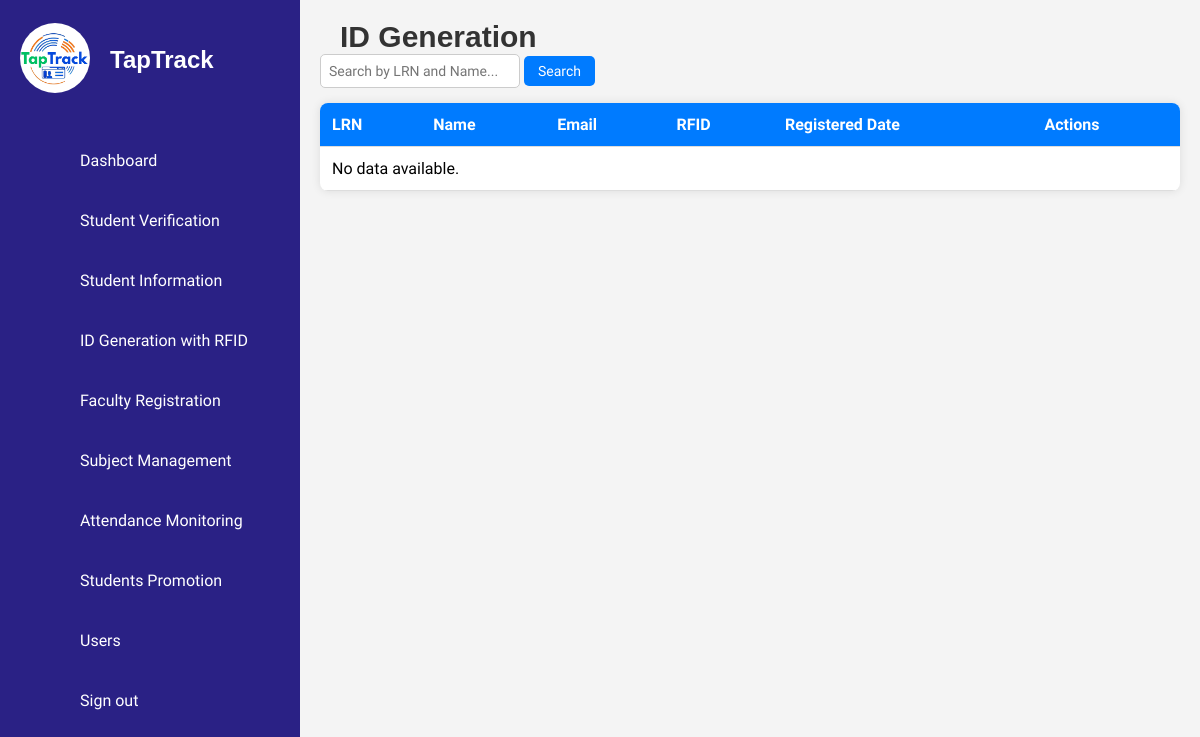
/ISIERA/id_generate.php (signed in), run on an earlier commit of the app's database.
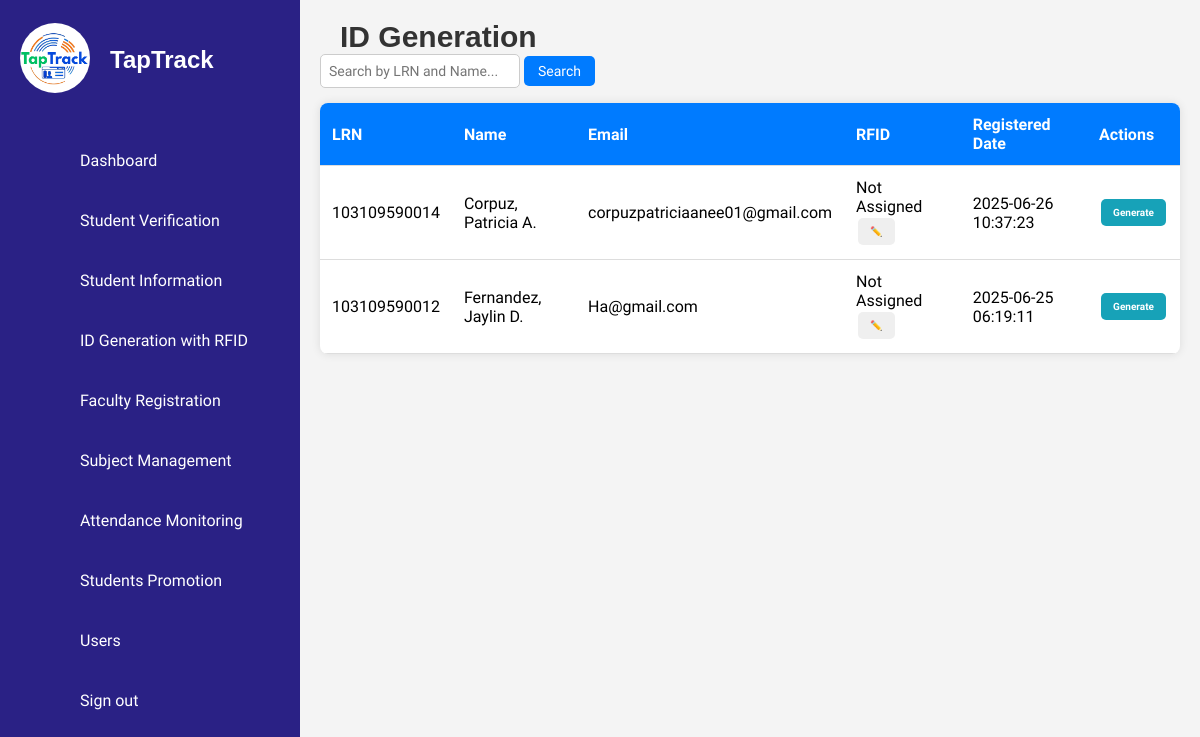
And on a later commit of the database.
### tables this page shows
CREATE TABLE `students` (
  `id` int(11) NOT NULL,
  `first_name` varchar(50) NOT NULL,
  `middle_name` varchar(50) DEFAULT NULL,
  `last_name` varchar(50) NOT NULL,
  `lrn` varchar(12) NOT NULL,
  `date_of_birth` date NOT NULL,
  `gender` enum('Male','Female') NOT NULL,
  `citizenship` varchar(50) NOT NULL,
  `address` text NOT NULL,
  `contact_number` varchar(15) NOT NULL,
  `email` varchar(100) NOT NULL,
  `guardian_name` varchar(100) NOT NULL,
  `guardian_contact` varchar(15) NOT NULL,
  `guardian_address` varchar(250) NOT NULL,
  `guardian_relationship` varchar(50) NOT NULL,
  `elementary_school` varchar(100) NOT NULL,
  `year_graduated` year(4) NOT NULL,
  `birth_certificate` varchar(255) NOT NULL,
  `id_photo` varchar(255) NOT NULL,
  `good_moral` varchar(255) DEFAULT NULL,
  `student_signature` varchar(255) NOT NULL,
  `section` varchar(50) DEFAULT NULL,
  `school_year` varchar(9) NOT NULL,
  `grade_level` varchar(20) DEFAULT NULL,
  `student_type` enum('Regular Student','STI Student') DEFAULT NULL,
  `verified_at` timestamp NOT NULL DEFAULT current_timestamp(),
  `created_at` timestamp NOT NULL DEFAULT current_timestamp(),
  `rfid` varchar(50) DEFAULT NULL,
  `mobile_verified` tinyint(1) DEFAULT 0
);

### ISIERA/id_generate.php (the view, shortened to what this page needs)
<?php
include 'db_connection.php';
$sql = "SELECT lrn, first_name, middle_name, last_name, email, rfid, created_at, student_type, section, grade_level
        FROM students
        WHERE 1=1";
$sql .= " ORDER BY LOWER(last_name), LOWER(first_name), LOWER(middle_name)";
$result = mysqli_query($conn, $sql);
$students = [];
while ($row = mysqli_fetch_assoc($result)) {
    $students[] = $row;
}
function capitalizeNamePart($name) {
    return mb_convert_case($name, MB_CASE_TITLE, "UTF-8");
}
?>
<!DOCTYPE html>
<html lang="en">
<head>
    <link rel="stylesheet" href="assets/css/style.css" />
    <link rel="stylesheet" href="assets/css/ids.css" />
    <link rel="stylesheet" href="assets/css/rfid.css" />
</head>
<body>
<?php include('sidebar.php'); ?>
<div class="main-content">
    <h2>ID Generation</h2>
    <div class="search-container">
        <form id="searchForm" onsubmit="return handleSearch(event)">
            <input type="text" id="searchInput" placeholder="Search by LRN and Name...">
            <button type="submit">Search</button>
        </form>
    </div>
    <table class="student-table">
        <thead>
            <tr>
                <th>LRN</th>
                <th>Name</th>
                <th>Email</th>
                <th>RFID</th>
                <th>Registered Date</th>
                <th>Actions</th>
            </tr>
        </thead>
        <tbody id="studentTableBody">
            <?php if (count($students) > 0): ?>
                <?php foreach ($students as $row): ?>
                    <?php
                        $lastName = capitalizeNamePart($row['last_name']);
                        $firstName = capitalizeNamePart($row['first_name']);
                        $middleInitial = $row['middle_name'] ? strtoupper(mb_substr($row['middle_name'], 0, 1)) . '.' : '';
                        $full_name = "$lastName, $firstName" . ($middleInitial ? " $middleInitial" : '');
                    ?>
                    <tr>
                        <td><?= htmlspecialchars($row['lrn']) ?></td>
                        <td><?= htmlspecialchars($full_name) ?></td>
                        <td><?= htmlspecialchars($row['email']) ?></td>
                        <td>
                            <span class="rfid-value" data-lrn="<?= htmlspecialchars($row['lrn']) ?>">
                                <?= htmlspecialchars($row['rfid'] ?? 'Not Assigned') ?>
                            </span>
                            <button class="edit-rfid-btn" data-lrn="<?= htmlspecialchars($row['lrn']) ?>">✏️</button>
                        </td>
                        <td><?= htmlspecialchars($row['created_at']) ?></td>
                        <td>
                            <button class="generate-btn" data-lrn="<?= htmlspecialchars($row['lrn']) ?>">Generate</button>
                        </td>
                    </tr>
                <?php endforeach; ?>
            <?php else: ?>
                <tr><td colspan="6">No data available.</td></tr>
            <?php endif; ?>
        </tbody>
    </table>
</div>
</body>
</html>

What changed in the data, as far as the page shows it:
added students: lrn "103109590014", full_name "Corpuz, Patricia A.", email "corpuzpatriciaanee01@gmail.com", rfid "Not Assigned", created_at "2025-06-26 10:37:23"
added students: lrn "103109590012", full_name "Fernandez, Jaylin D.", email "Ha@gmail.com", rfid "Not Assigned", created_at "2025-06-25 06:19:11"
Also different on the page:
text no longer shown: "No data available."
